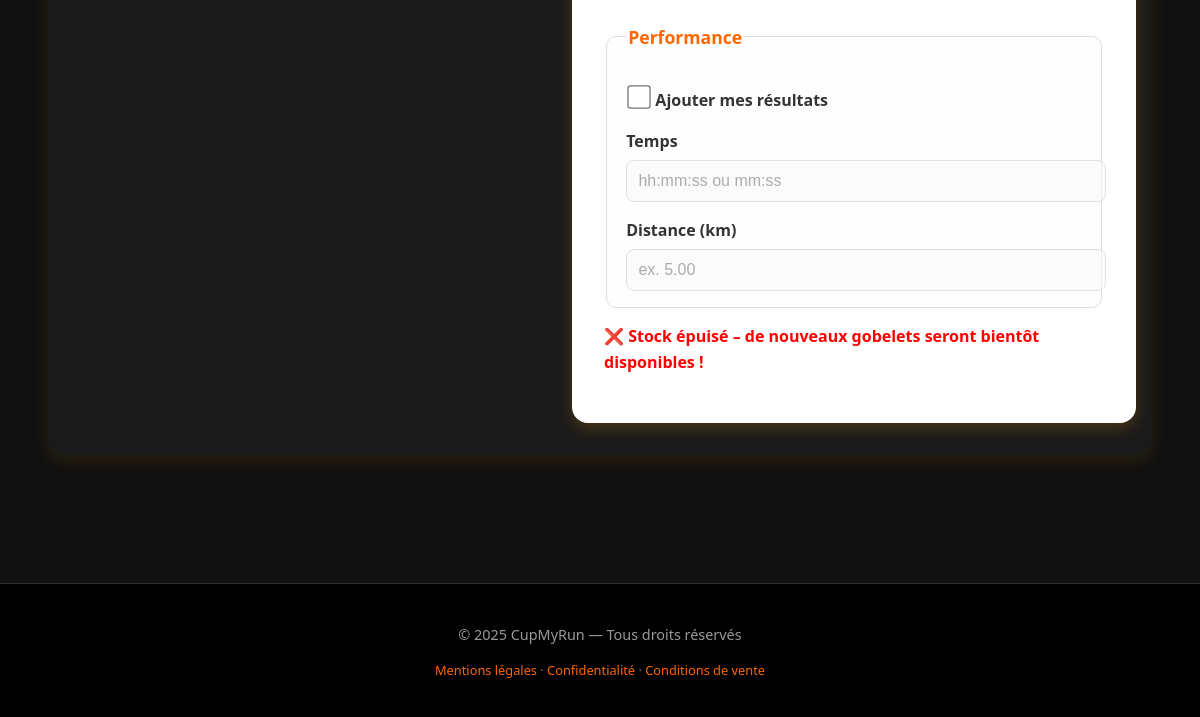
The app's page /gobelet (lower part), older data.
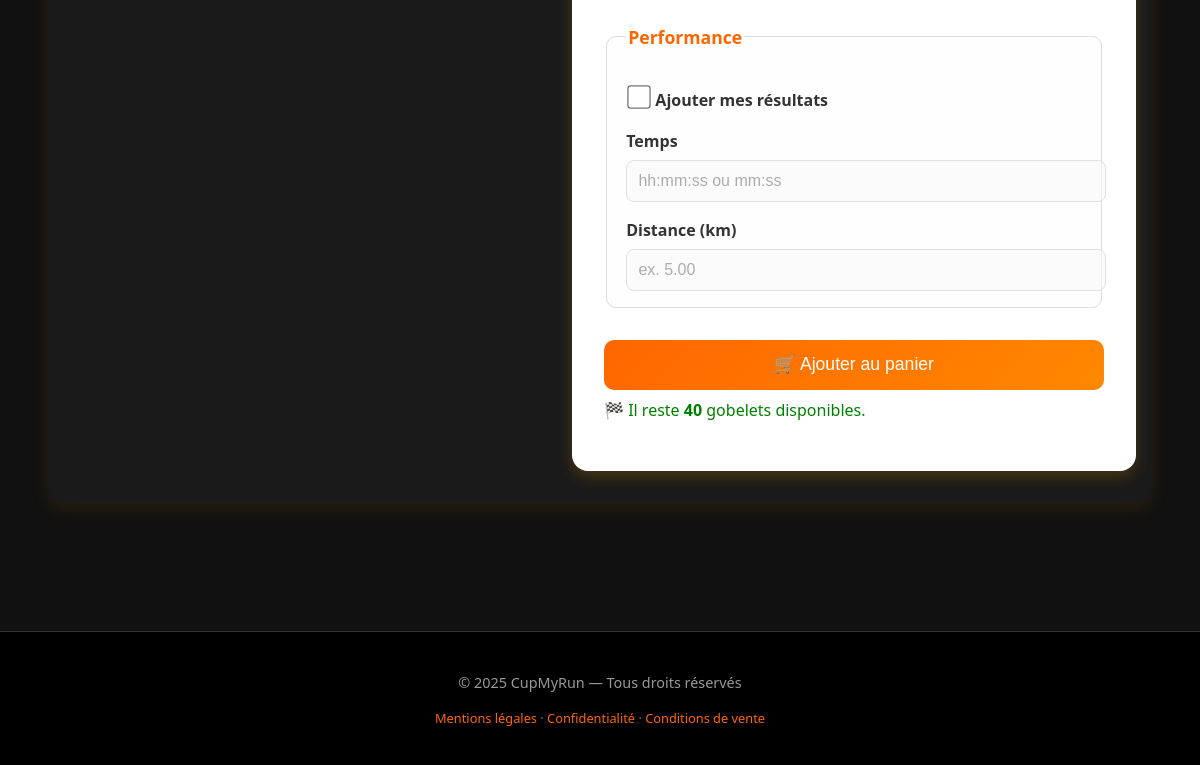
The same page, newer data.
### models/db_database.py (models this page shows)
class Stock(db.Model):
    id = db.Column(db.Integer, primary_key=True)
    max_orders = db.Column(db.Integer, default=50)
    current_orders = db.Column(db.Integer, default=0)
    def remaining(self):
        return max(0, self.max_orders - self.current_orders)

### app.py (the view, shortened to what this page needs)
@app.route("/gobelet", methods=["GET", "POST"])
def gobelet():
    selected_activity = None
    user = None
    strava_token = None
    strava_connected = False
    print("\n🟢 [DEBUG] --- Accès à /gobelet ---")
    if "user_id" in session:
        user = User.query.get(session["user_id"])
        if user:
            strava_token = StravaService.get_token(user)
            strava_connected = bool(strava_token)
            user_has_strava_linked = bool(user.strava_access_token)
            selected_activity = session.get("selected_activity") if strava_token else None
            print(f"🟢 [DEBUG] Utilisateur connecté : {user.email if user else 'inconnu'}")
        else:
            session.pop("selected_activity", None)
            user_has_strava_linked = False
    else:
        token = session.get("strava_token")
        expires_at = session.get("strava_expires_at", 0)
        if token and time.time() < expires_at:
            strava_token = token
            strava_connected = True
            user_has_strava_linked = False
            selected_activity = session.get("selected_activity")
            print("🟢 [DEBUG] Session Strava invitée active.")
        else:
            session.pop("selected_activity", None)
            session.pop("strava_token", None)
            session.pop("strava_expires_at", None)
            user_has_strava_linked = False
            print("🔴 [DEBUG] Aucun token Strava valide en session.")
    if selected_activity:
        print(f"🟡 [DEBUG] Activité sélectionnée : {selected_activity.get('id')} / {selected_activity.get('name', 'N/A')}")
    else:
        print("🔴 [DEBUG] Aucune activité sélectionnée actuellement.")
    if selected_activity and selected_activity.get("id"):
        stl_url = url_for("export_stl", activity_id=selected_activity["id"])
        print(f"🟠 [DEBUG] URL STL générée : {stl_url}")
    else:
        stl_url = None
        print("🔴 [DEBUG] Aucune activité -> pas d’URL STL")
    strava_just_disconnected = session.pop("strava_just_disconnected", False)
    stock = Stock.query.first()
    print("✅ [DEBUG] Fin du traitement /gobelet.\n")
    return render_template(
        "gobelet.html",
        selected_activity=selected_activity,
        user=user,
        strava_connected=strava_connected,
        user_has_strava_linked=user_has_strava_linked,
        stl_url=stl_url,
        stock=stock,
    )

### app.py (called while the page is built, shortened)
@app.before_request
def check_session_timeout():
    now = datetime.utcnow()
    last_active = session.get("last_active_at")
    if "user_id" in session or "guest_billing" in session:
        session["last_active_at"] = now.strftime("%Y-%m-%d %H:%M:%S")

@app.before_request
def init_strava_stats():
    try:
        total = StravaService.recalculate_connected_count()
    except Exception as e:
        print(f"⚠️ Erreur au recalcul du compteur Strava au démarrage : {e}")

### templates/gobelet.html (shortened to what this page needs)
{% extends "base.html" %}
{% block content %}
<main>
    <div class="product-page">
        <div class="product-image" style="text-align: center;">
        </div>
        <div class="product-info">
            <form class="product-form" enctype="multipart/form-data" method="post">
                <fieldset>
                    <legend>Performance</legend>
                    <label class="checkbox-row">
                        <input id="add-results" name="add_results" type="checkbox"
                               {% if selected_activity %}checked{% endif %}>
                        <span>Ajouter mes résultats</span>
                    </label>
                    <div id="results-fields">
                        <label>Temps</label>
                        <input id="time-input"
                               name="time"
                               value="{{ selected_activity.time if selected_activity else '' }}"
                               type="text"
                               inputmode="numeric"
                               placeholder="hh:mm:ss ou mm:ss">
                        <label>Distance (km)</label>
                        <input id="distance-input"
                               name="distance"
                               value="{{ selected_activity.distance if selected_activity else '' }}"
                               type="number"
                               step="0.01"
                               min="0.01"
                               placeholder="ex. 5.00">
                    </div>
                </fieldset>
                {% if stock and stock.remaining() > 0 %}
                <button type="submit" class="btn btn-primary">🛒 Ajouter au panier</button>
                <p style="color:green; margin-top:0.5rem;">
                    🏁 Il reste <strong>{{ stock.remaining() }}</strong> gobelets disponibles.
                </p>
                {% else %}
                <p style="color:red; font-weight:600; margin-top:1rem;">
                    ❌ Stock épuisé – de nouveaux gobelets seront bientôt disponibles !
                </p>
                {% endif %}
            </form>
        </div>
    </div>
</main>
{% endblock %}

Row changes from the older to the newer data that the page shows:
now on this page (row edited): Stock: remaining "40"
changed Stock: current_orders 50 → 10 (drawn)
Text that changed along with them:
text no longer shown: "❌ Stock épuisé – de nouveaux gobelets seront bientôt disponibles !"
text now shown: "🛒 Ajouter au panier 🏁 Il reste gobelets disponibles."
